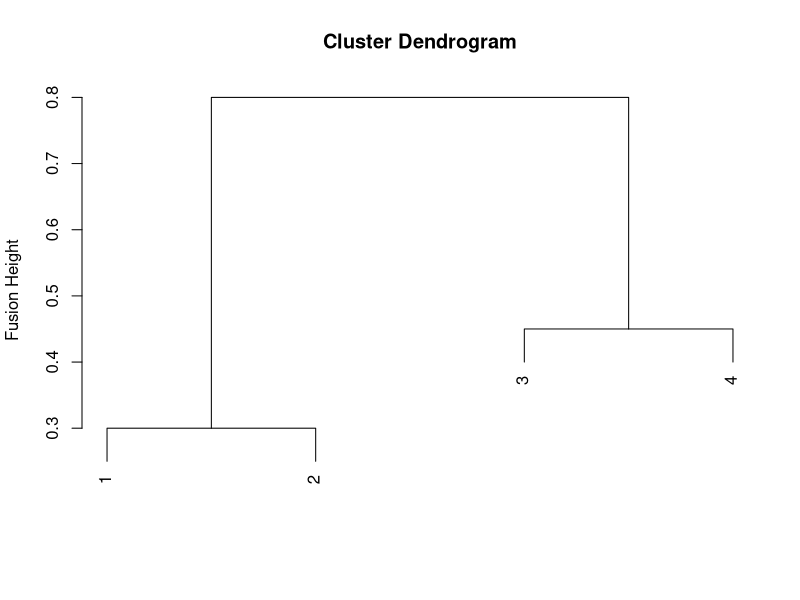
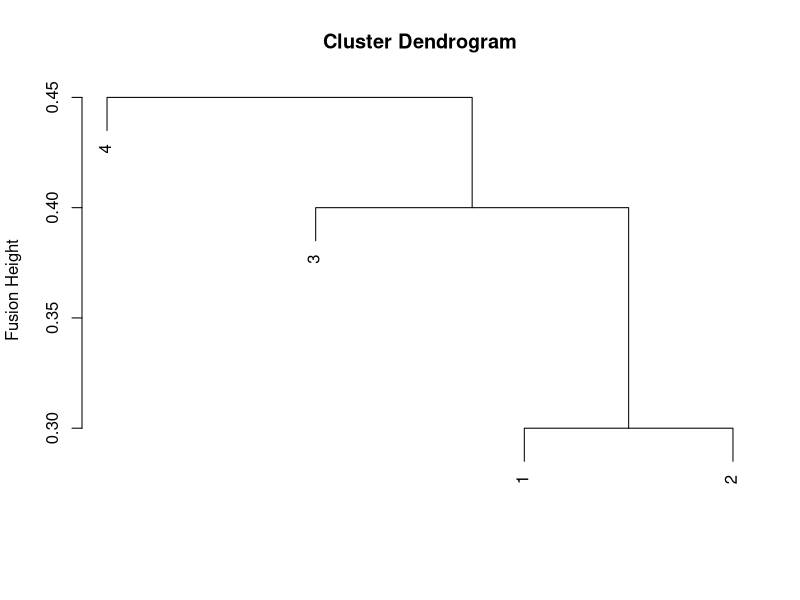
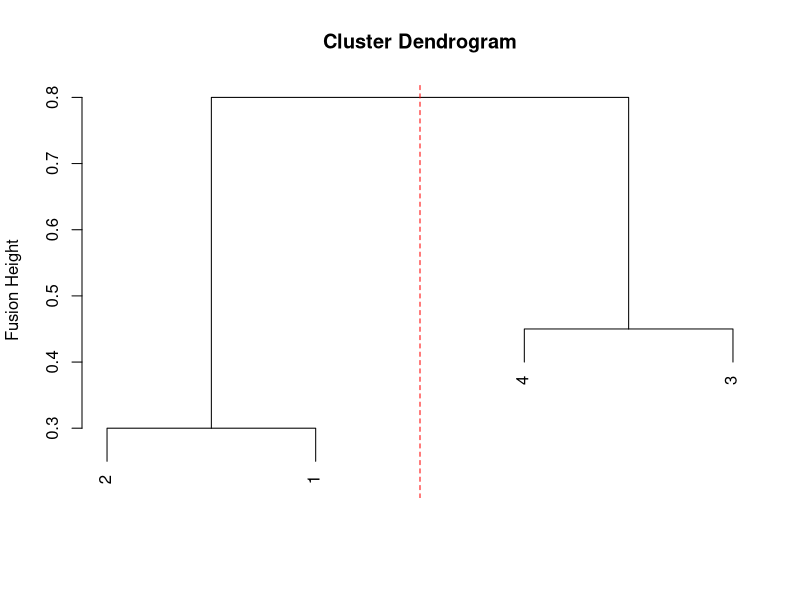
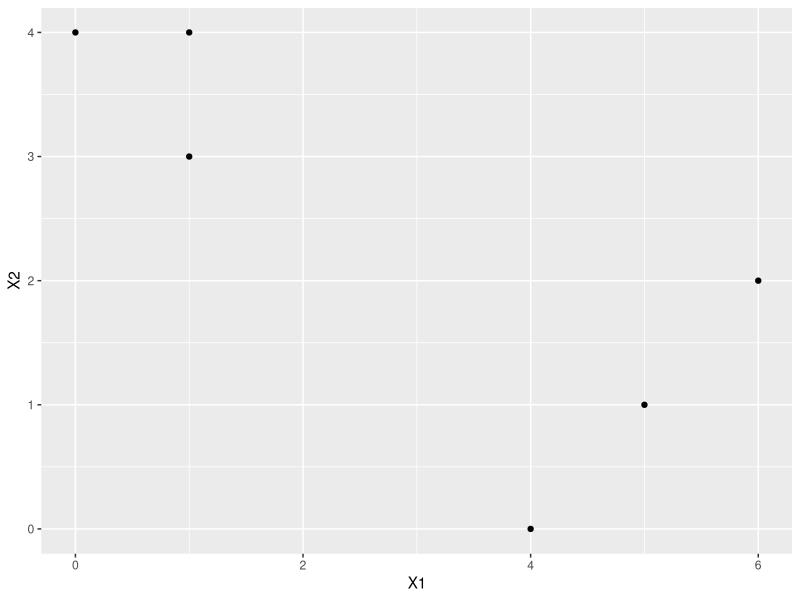

The R source for these figures, in order:
## ---- chunk 1
x <- matrix(c(0, 0.3, 0.4, 0.7,
              0.3, 0, 0.5, 0.8,
              0.4, 0.5, 0, 0.45,
              0.7, 0.8, 0.45, 0), ncol = 4, nrow = 4)

plot(hclust(as.dist(x), method = 'complete'),
     xlab = "",
     sub = "",
     ylab = "Fusion Height")
## ---- chunk 2
plot(hclust(as.dist(x), method = 'single'),
     xlab = "",
     sub = "",
     ylab = "Fusion Height")
## ---- chunk 3
plot(hclust(as.dist(x), method = 'complete'),
     xlab = "",
     sub = "",
     ylab = "Fusion Height", labels = c(2,1,4,3))
abline(v = 2.5, col = 'red', lty = 2)
## ---- chunk 4
suppressPackageStartupMessages(library(ggplot2))
df <- data.frame(x1 = c(1,1,0,5,6,4),
                 x2 = c(4,3,4,1,2,0))
qplot(df$x1, df$x2, xlab = 'X1', ylab = 'X2')
## ---- chunk 5
suppressPackageStartupMessages(library(knitr))
df$group <- sample(c('A','B'), 6, replace = TRUE)
knitr::kable(df, caption = 'Sample Data with Group Assignments')
## ---- chunk 6
group.a <- subset(df, group == 'A')
group.b <- subset(df, group == 'B')

# centroid calculation
calculate.centroid <- function(df, variables=c('x1','x2')) {
    
    coordinates <- NULL
    
    for (variable in variables) {
        column.mean <- mean(df[, variable])
        coordinates <- c(column.mean, coordinates)
    }
    
    return(coordinates)
}
group.a.centroid <- calculate.centroid(group.a)
group.b.centroid <- calculate.centroid(group.b)
print(paste("Group A centroid at coordinates",
            round(group.a.centroid[1], 2), 'and', round(group.a.centroid[2], 2)))
print(paste("Group B centroid at coordinates",
            round(group.b.centroid[1], 2), 'and', round(group.b.centroid[2], 2)))
## ---- chunk 7
centroid.matrix <- matrix(c(group.a.centroid, group.b.centroid),
                            nrow = 2, 
                            ncol = 2)
rownames(centroid.matrix) <- c('A','B')

reassign.cluster <- function(df,
                             col.idx=c(1,2),
                             cluster.column='group',
                             cluster.labels=c('A','B'),
                             centroids=centroid.matrix) {
    
    df.matrix <- as.matrix(df[, col.idx])

    updated.labels <- NULL
    for (i in 1:dim(df.matrix)[1]) {

        sqr.manhattan.dist <- (df.matrix[i, ] - centroids)^2
        euclidean.dist <- sqrt(colSums(sqr.manhattan.dist))
        closest.centroid <- which.min(euclidean.dist)
        updated.labels <- c(updated.labels, cluster.labels[closest.centroid])

    }
    
    return(data.frame(df.matrix, group = updated.labels))

}
updated.df <- reassign.cluster(df)
knitr::kable(updated.df, caption = "Sample Data After One Reassignment Iteration")
## ---- chunk 8
